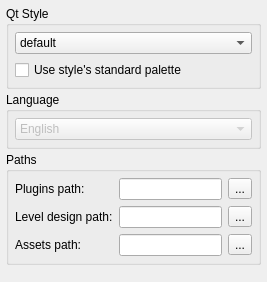
<?xml version="1.0" encoding="UTF-8"?>
<ui version="4.0">
 <class>GeneralSettingsPage</class>
 <widget class="QWidget" name="GeneralSettingsPage">
  <property name="geometry">
   <rect>
    <x>0</x>
    <y>0</y>
    <width>267</width>
    <height>282</height>
   </rect>
  </property>
  <property name="windowTitle">
   <string>Form</string>
  </property>
  <layout class="QGridLayout" name="gridLayout_2">
   <property name="margin">
    <number>6</number>
   </property>
   <property name="spacing">
    <number>3</number>
   </property>
   <item row="0" column="0">
    <widget class="QGroupBox" name="qtStyleGroupBox">
     <property name="title">
      <string>Qt Style</string>
     </property>
     <layout class="QVBoxLayout" name="verticalLayout">
      <property name="spacing">
       <number>6</number>
      </property>
      <property name="margin">
       <number>6</number>
      </property>
      <item>
       <widget class="QComboBox" name="styleComboBox">
        <item>
         <property name="text">
          <string>default</string>
         </property>
        </item>
       </widget>
      </item>
      <item>
       <widget class="QCheckBox" name="paletteCheckBox">
        <property name="text">
         <string>Use style's standard palette</string>
        </property>
       </widget>
      </item>
     </layout>
    </widget>
   </item>
   <item row="1" column="0">
    <widget class="QGroupBox" name="languageGroupBox">
     <property name="title">
      <string>Language</string>
     </property>
     <layout class="QVBoxLayout" name="verticalLayout_2">
      <property name="margin">
       <number>6</number>
      </property>
      <item>
       <widget class="QComboBox" name="languageComboBox">
        <property name="enabled">
         <bool>false</bool>
        </property>
        <item>
         <property name="text">
          <string>English</string>
         </property>
        </item>
        <item>
         <property name="text">
          <string>German</string>
         </property>
        </item>
        <item>
         <property name="text">
          <string>French</string>
         </property>
        </item>
        <item>
         <property name="text">
          <string>Russian</string>
         </property>
        </item>
       </widget>
      </item>
     </layout>
    </widget>
   </item>
   <item row="2" column="0">
    <widget class="QGroupBox" name="pathsGroupBox">
     <property name="title">
      <string>Paths</string>
     </property>
     <layout class="QGridLayout" name="gridLayout">
      <property name="margin">
       <number>6</number>
      </property>
      <property name="spacing">
       <number>6</number>
      </property>
      <item row="0" column="0">
       <widget class="QLabel" name="pluginsPathLabel">
        <property name="text">
         <string>Plugins path:</string>
        </property>
       </widget>
      </item>
      <item row="0" column="1">
       <widget class="QLineEdit" name="pluginsPathLineEdit">
        <property name="sizePolicy">
         <sizepolicy hsizetype="Expanding" vsizetype="Fixed">
          <horstretch>0</horstretch>
          <verstretch>0</verstretch>
         </sizepolicy>
        </property>
       </widget>
      </item>
      <item row="0" column="2">
       <widget class="QToolButton" name="pluginsPathButton">
        <property name="text">
         <string>...</string>
        </property>
       </widget>
      </item>
      <item row="1" column="0">
       <widget class="QLabel" name="leveldesignPathLabel">
        <property name="text">
         <string>Level design path:</string>
        </property>
       </widget>
      </item>
      <item row="1" column="1">
       <widget class="QLineEdit" name="leveldesignPathLineEdit">
        <property name="sizePolicy">
         <sizepolicy hsizetype="Expanding" vsizetype="Fixed">
          <horstretch>0</horstretch>
          <verstretch>0</verstretch>
         </sizepolicy>
        </property>
       </widget>
      </item>
      <item row="1" column="2">
       <widget class="QToolButton" name="leveldesignPathButton">
        <property name="text">
         <string>...</string>
        </property>
       </widget>
      </item>
      <item row="2" column="0">
       <widget class="QLabel" name="assetsPathLabel">
        <property name="text">
         <string>Assets path:</string>
        </property>
       </widget>
      </item>
      <item row="2" column="1">
       <widget class="QLineEdit" name="assetsPathLineEdit">
        <property name="sizePolicy">
         <sizepolicy hsizetype="Expanding" vsizetype="Fixed">
          <horstretch>0</horstretch>
          <verstretch>0</verstretch>
         </sizepolicy>
        </property>
       </widget>
      </item>
      <item row="2" column="2">
       <widget class="QToolButton" name="assetsPathButton">
        <property name="text">
         <string>...</string>
        </property>
       </widget>
      </item>
     </layout>
    </widget>
   </item>
   <item row="3" column="0">
    <spacer name="verticalSpacer">
     <property name="orientation">
      <enum>Qt::Vertical</enum>
     </property>
     <property name="sizeHint" stdset="0">
      <size>
       <width>20</width>
       <height>40</height>
      </size>
     </property>
    </spacer>
   </item>
  </layout>
 </widget>
 <resources>
  <include location="core.qrc"/>
 </resources>
 <connections/>
</ui>
